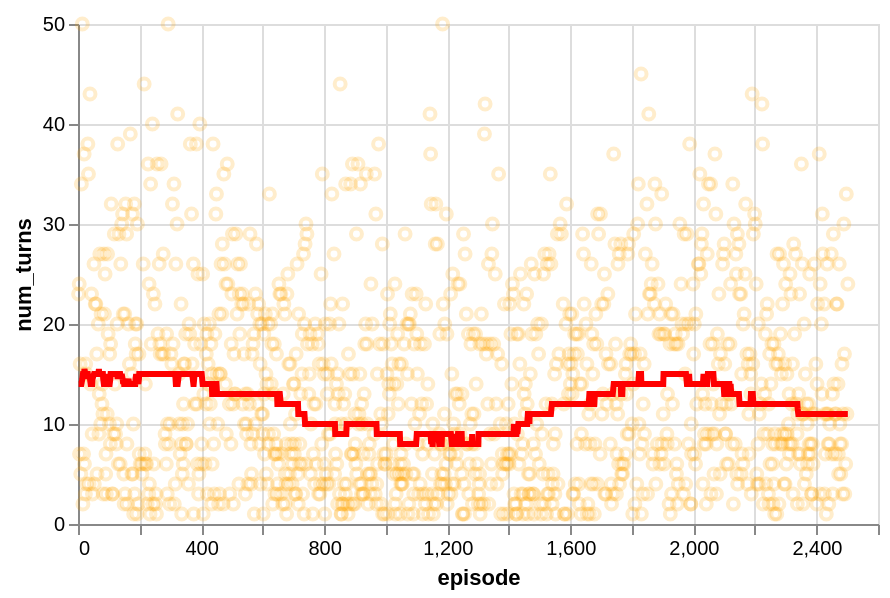

Here is the notebook cell this chart was saved with:
### Code cell
trained_agents = main(n_episodes=10_000)

### Figure 1 — Vega-Lite specification as saved in the notebook (floating-point values rounded to 4 significant figures; data arrays with more than 128 entries replaced by an {"elided": "..."} marker saying what was removed)
{"config": {"view": {"continuousWidth": 300, "continuousHeight": 300}}, "layer": [{"mark": {"type": "point", "color": "orange", "opacity": 0.2}, "encoding": {"x": {"field": "episode", "type": "quantitative"}, "y": {"field": "num_turns", "title": "num_turns", "type": "quantitative"}}}, {"mark": {"type": "line", "color": "red", "size": 3}, "encoding": {"x": {"field": "episode", "type": "quantitative"}, "y": {"field": "rolling_mean", "type": "quantitative"}}, "transform": [{"window": [{"op": "median", "field": "num_turns", "as": "rolling_mean"}], "frame": [-121, 121]}]}], "data": {"name": "data-f75c655ec1656940fb82df1700cd19d9"}, "height": 250, "width": 400, "$schema": "https://vega.github.io/schema/vega-lite/v5.17.0.json", "datasets": {"data-f75c655ec1656940fb82df1700cd19d9": {"elided": "1214 records"}}}
